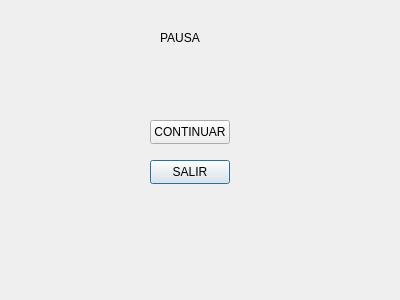
<?xml version="1.0" encoding="UTF-8"?>
<ui version="4.0">
 <class>Pause</class>
 <widget class="QDialog" name="Pause">
  <property name="geometry">
   <rect>
    <x>0</x>
    <y>0</y>
    <width>400</width>
    <height>300</height>
   </rect>
  </property>
  <property name="windowTitle">
   <string>Dialog</string>
  </property>
  <widget class="QPushButton" name="pushButton">
   <property name="geometry">
    <rect>
     <x>150</x>
     <y>160</y>
     <width>80</width>
     <height>24</height>
    </rect>
   </property>
   <property name="text">
    <string>SALIR</string>
   </property>
  </widget>
  <widget class="QPushButton" name="pushButton_2">
   <property name="geometry">
    <rect>
     <x>150</x>
     <y>120</y>
     <width>80</width>
     <height>24</height>
    </rect>
   </property>
   <property name="text">
    <string>CONTINUAR</string>
   </property>
  </widget>
  <widget class="QLabel" name="label">
   <property name="geometry">
    <rect>
     <x>160</x>
     <y>30</y>
     <width>49</width>
     <height>16</height>
    </rect>
   </property>
   <property name="text">
    <string>PAUSA</string>
   </property>
  </widget>
 </widget>
 <resources/>
 <connections/>
</ui>
